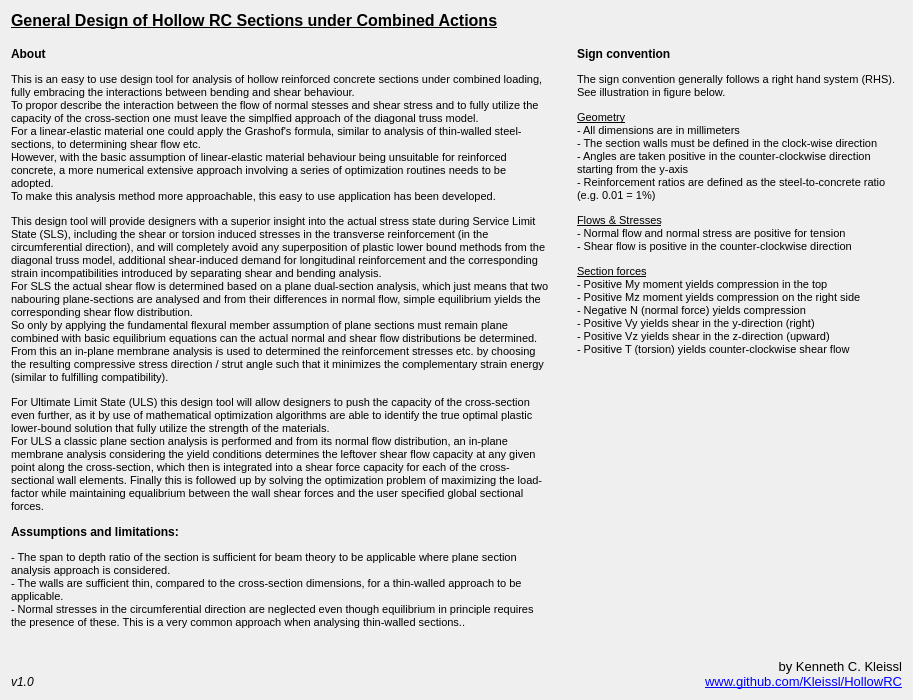
        <widget class="QWidget" name="tab_about">
         <attribute name="title">
          <string>About</string>
         </attribute>
         <layout class="QVBoxLayout" name="verticalLayout_11">
          <item>
           <widget class="QLabel" name="label_heading">
            <property name="minimumSize">
             <size>
              <width>0</width>
              <height>30</height>
             </size>
            </property>
            <property name="font">
             <font>
              <pointsize>12</pointsize>
              <weight>75</weight>
              <bold>true</bold>
              <underline>true</underline>
             </font>
            </property>
            <property name="text">
             <string>General Design of Hollow RC Sections under Combined Actions</string>
            </property>
            <property name="alignment">
             <set>Qt::AlignLeading|Qt::AlignLeft|Qt::AlignTop</set>
            </property>
           </widget>
          </item>
          <item>
           <layout class="QHBoxLayout" name="horizontalLayout_3">
            <item>
             <layout class="QVBoxLayout" name="verticalLayout_9">
              <item>
               <widget class="QLabel" name="label_left_text">
                <property name="sizePolicy">
                 <sizepolicy hsizetype="Expanding" vsizetype="Expanding">
                  <horstretch>5</horstretch>
                  <verstretch>0</verstretch>
                 </sizepolicy>
                </property>
                <property name="minimumSize">
                 <size>
                  <width>540</width>
                  <height>485</height>
                 </size>
                </property>
                <property name="font">
                 <font>
                  <pointsize>9</pointsize>
                 </font>
                </property>
                <property name="autoFillBackground">
                 <bool>false</bool>
                </property>
                <property name="midLineWidth">
                 <number>4</number>
                </property>
                <property name="text">
                 <string>&lt;html&gt;&lt;head/&gt;&lt;body&gt;&lt;p&gt;&lt;span style=&quot; font-weight:600;&quot;&gt;About&lt;/span&gt;&lt;/p&gt;&lt;p&gt;&lt;span style=&quot; font-size:8pt;&quot;&gt;This is an easy to use design tool for analysis of hollow reinforced concrete sections under combined loading, fully embracing the interactions between bending and shear behaviour.&lt;br/&gt;To propor describe the interaction between the flow of normal stesses and shear stress and to fully utilize the capacity of the cross-section one must leave the simplfied approach of the diagonal truss model.&lt;br/&gt;For a linear-elastic material one could apply the Grashof's formula, similar to analysis of thin-walled steel-sections, to determining shear flow etc. &lt;br/&gt;However, with the basic assumption of linear-elastic material behaviour being unsuitable for reinforced concrete, a more numerical extensive approach involving a series of optimization routines needs to be adopted.&lt;br/&gt;To make this analysis method more approachable, this easy to use application has been developed.&lt;/span&gt;&lt;/p&gt;&lt;p&gt;&lt;span style=&quot; font-size:8pt;&quot;&gt;This design tool will provide designers with a superior insight into the actual stress state during Service Limit State (SLS), including the shear or torsion induced stresses in the transverse reinforcement (in the circumferential direction), and will completely avoid any superposition of plastic lower bound methods from the diagonal truss model, additional shear-induced demand for longitudinal reinforcement and the corresponding strain incompatibilities introduced by separating shear and bending analysis.&lt;br/&gt;For SLS the actual shear flow is determined based on a plane dual-section analysis, which just means that two nabouring plane-sections are analysed and from their differences in normal flow, simple equilibrium yields the corresponding shear flow distribution.&lt;br/&gt;So only by applying the fundamental flexural member assumption of plane sections must remain plane combined with basic equilibrium equations can the actual normal and shear flow distributions be determined.&lt;br/&gt;From this an in-plane membrane analysis is used to determined the reinforcement stresses etc. by choosing the resulting compressive stress direction / strut angle such that it minimizes the complementary strain energy (similar to fulfilling compatibility).&lt;/span&gt;&lt;/p&gt;&lt;p&gt;&lt;span style=&quot; font-size:8pt;&quot;&gt;For Ultimate Limit State (ULS) this design tool will allow designers to push the capacity of the cross-section even further, as it by use of mathematical optimization algorithms are able to identify the true optimal plastic lower-bound solution that fully utilize the strength of the materials.&lt;br/&gt;For ULS a classic plane section analysis is performed and from its normal flow distribution, an in-plane membrane analysis considering the yield conditions determines the leftover shear flow capacity at any given point along the cross-section, which then is integrated into a shear force capacity for each of the cross-sectional wall elements. Finally this is followed up by solving the optimization problem of maximizing the load-factor while maintaining equalibrium between the wall shear forces and the user specified global sectional forces.&lt;/span&gt;&lt;/p&gt;&lt;p&gt;&lt;span style=&quot; font-weight:600;&quot;&gt;Assumptions and limitations:&lt;/span&gt;&lt;/p&gt;&lt;p&gt;&lt;span style=&quot; font-size:8pt;&quot;&gt;- The span to depth ratio of the section is sufficient for beam theory to be applicable where plane section analysis approach is considered.&lt;br/&gt;- The walls are sufficient thin, compared to the cross-section dimensions, for a thin-walled approach to be applicable.&lt;br/&gt;- Normal stresses in the circumferential direction are neglected even though equilibrium in principle requires the presence of these. This is a very common approach when analysing thin-walled sections..&lt;/span&gt;&lt;/p&gt;&lt;/body&gt;&lt;/html&gt;</string>
                </property>
                <property name="scaledContents">
                 <bool>false</bool>
                </property>
                <property name="alignment">
                 <set>Qt::AlignLeading|Qt::AlignLeft|Qt::AlignTop</set>
                </property>
                <property name="wordWrap">
                 <bool>true</bool>
                </property>
                <property name="indent">
                 <number>-1</number>
                </property>
               </widget>
              </item>
              <item>
               <spacer name="verticalSpacer_5">
                <property name="orientation">
                 <enum>Qt::Vertical</enum>
                </property>
                <property name="sizeHint" stdset="0">
                 <size>
                  <width>20</width>
                  <height>40</height>
                 </size>
                </property>
               </spacer>
              </item>
              <item>
               <widget class="QLabel" name="label_version">
                <property name="font">
                 <font>
                  <pointsize>9</pointsize>
                  <italic>true</italic>
                 </font>
                </property>
                <property name="text">
                 <string>v1.0</string>
                </property>
               </widget>
              </item>
             </layout>
            </item>
            <item>
             <spacer name="horizontalSpacer_6">
              <property name="orientation">
               <enum>Qt::Horizontal</enum>
              </property>
              <property name="sizeType">
               <enum>QSizePolicy::Preferred</enum>
              </property>
              <property name="sizeHint" stdset="0">
               <size>
                <width>20</width>
                <height>20</height>
               </size>
              </property>
             </spacer>
            </item>
            <item>
             <layout class="QVBoxLayout" name="verticalLayout_8">
              <item>
               <widget class="QLabel" name="label_right_text">
                <property name="sizePolicy">
                 <sizepolicy hsizetype="Expanding" vsizetype="Expanding">
                  <horstretch>1</horstretch>
                  <verstretch>0</verstretch>
                 </sizepolicy>
                </property>
                <property name="minimumSize">
                 <size>
                  <width>325</width>
                  <height>280</height>
                 </size>
                </property>
                <property name="font">
                 <font>
                  <pointsize>9</pointsize>
                 </font>
                </property>
                <property name="text">
                 <string>&lt;html&gt;&lt;head/&gt;&lt;body&gt;&lt;p&gt;&lt;span style=&quot; font-weight:600;&quot;&gt;Sign convention&lt;/span&gt;&lt;/p&gt;&lt;p&gt;&lt;span style=&quot; font-size:8pt;&quot;&gt;The sign convention generally follows a right hand system (RHS). See illustration in figure below.&lt;/span&gt;&lt;/p&gt;&lt;p&gt;&lt;span style=&quot; font-size:8pt; text-decoration: underline;&quot;&gt;Geometry&lt;/span&gt;&lt;span style=&quot; font-size:8pt;&quot;&gt;&lt;br/&gt;- All dimensions are in millimeters&lt;br/&gt;- The section walls must be defined in the clock-wise direction&lt;br/&gt;- Angles are taken positive in the counter-clockwise direction starting from the y-axis&lt;br/&gt;- Reinforcement ratios are defined as the steel-to-concrete ratio (e.g. 0.01 = 1%)&lt;/span&gt;&lt;/p&gt;&lt;p&gt;&lt;span style=&quot; font-size:8pt; text-decoration: underline;&quot;&gt;Flows &amp;amp; Stresses&lt;/span&gt;&lt;span style=&quot; font-size:8pt;&quot;&gt;&lt;br/&gt;- Normal flow and normal stress are positive for tension&lt;br/&gt;- Shear flow is positive in the counter-clockwise direction&lt;/span&gt;&lt;/p&gt;&lt;p&gt;&lt;span style=&quot; font-size:8pt; text-decoration: underline;&quot;&gt;Section forces&lt;/span&gt;&lt;span style=&quot; font-size:8pt;&quot;&gt;&lt;br/&gt;- Positive My moment yields compression in the top&lt;br/&gt;- Positive Mz moment yields compression on the right side&lt;br/&gt;- Negative N (normal force) yields compression&lt;br/&gt;- Positive Vy yields shear in the y-direction (right)&lt;br/&gt;- Positive Vz yields shear in the z-direction (upward)&lt;br/&gt;- Positive T (torsion) yields counter-clockwise shear flow&lt;/span&gt;&lt;/p&gt;&lt;/body&gt;&lt;/html&gt;</string>
                </property>
                <property name="alignment">
                 <set>Qt::AlignLeading|Qt::AlignLeft|Qt::AlignTop</set>
                </property>
                <property name="wordWrap">
                 <bool>true</bool>
                </property>
               </widget>
              </item>
              <item>
               <spacer name="verticalSpacer_6">
                <property name="orientation">
                 <enum>Qt::Vertical</enum>
                </property>
                <property name="sizeType">
                 <enum>QSizePolicy::Preferred</enum>
                </property>
                <property name="sizeHint" stdset="0">
                 <size>
                  <width>20</width>
                  <height>20</height>
                 </size>
                </property>
               </spacer>
              </item>
              <item>
               <widget class="QLabel" name="label_24">
                <property name="text">
                 <string/>
                </property>
                <property name="pixmap">
                 <pixmap>:/Figures/resources/coordinates_and_sign_convention.PNG</pixmap>
                </property>
               </widget>
              </item>
              <item>
               <spacer name="verticalSpacer_3">
                <property name="orientation">
                 <enum>Qt::Vertical</enum>
                </property>
                <property name="sizeType">
                 <enum>QSizePolicy::Expanding</enum>
                </property>
                <property name="sizeHint" stdset="0">
                 <size>
                  <width>20</width>
                  <height>20</height>
                 </size>
                </property>
               </spacer>
              </item>
              <item>
               <widget class="QLabel" name="label_author">
                <property name="font">
                 <font>
                  <pointsize>10</pointsize>
                  <italic>false</italic>
                 </font>
                </property>
                <property name="locale">
                 <locale language="English" country="Denmark"/>
                </property>
                <property name="text">
                 <string>&lt;html&gt;&lt;head/&gt;&lt;body&gt;&lt;p align=&quot;right&quot;&gt;by Kenneth C. Kleissl&lt;br/&gt;&lt;a href=&quot;https://github.com/Kleissl/HollowRC&quot;&gt;&lt;span style=&quot; text-decoration: underline; color:#0000ff;&quot;&gt;www.github.com/Kleissl/HollowRC&lt;/span&gt;&lt;/a&gt;&lt;/p&gt;&lt;/body&gt;&lt;/html&gt;</string>
                </property>
                <property name="alignment">
                 <set>Qt::AlignRight|Qt::AlignTop|Qt::AlignTrailing</set>
                </property>
                <property name="openExternalLinks">
                 <bool>true</bool>
                </property>
               </widget>
              </item>
             </layout>
            </item>
           </layout>
          </item>
         </layout>
        </widget>
